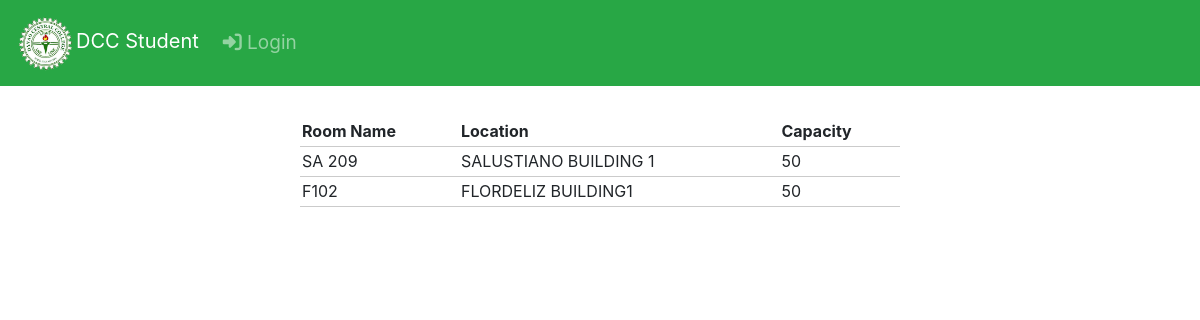
Screenshot of /room.php with the database file from the repository.
### tables this page shows
CREATE TABLE `Room` (
  `ID` int(11) NOT NULL AUTO_INCREMENT,
  `Room_Name` varchar(45) DEFAULT NULL,
  `Location` varchar(45) DEFAULT NULL,
  `Capacity` int(11) DEFAULT NULL,
  PRIMARY KEY (`ID`)
);

### room.php (the view, shortened to what this page needs)
<?php
include('db.php');
include 'navigation.php';
?>
<!DOCTYPE html>
<html>
    <head>
    <link rel="stylesheet" type="text/css" href="style.css">
    </head>
<body>
<table>
	<thead>
		<tr>
			<th>Room Name</th>
			<th>Location</th>
			<th>Capacity</th>
		</tr>
	</thead>
    <?php
    $sql = "select * from Room";
    $result = $conn->query($sql);
    if ($result->num_rows > 0) {
        while ($row = $result->fetch_assoc()) { ?>
		<tr>
			<td><?php echo $row['Room_Name']; ?></td>
			<td><?php echo $row['Location']; ?></td>
			<td><?php echo $row['Capacity']; ?></td>
		</tr>
    <?php }
    } ?>
</table>
    </body>
</html>

### style.css (style rules this page uses)
body { font-size: 19px; }
table { width: 50%; margin: 30px auto; border-collapse: collapse; text-align: left; }
tr { border-bottom: 1px solid #cbcbcb; }
th, td { border: none; height: 30px; padding: 2px; }

### rows the page displays
room: Room_Name "SA 209", Location "SALUSTIANO BUILDING 1", Capacity "50"
room: Room_Name "F102", Location "FLORDELIZ BUILDING1", Capacity "50"
